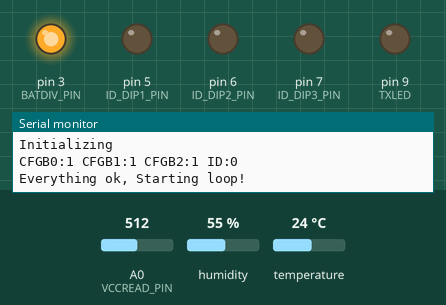
The sketch below on a simulated Arduino Uno, built with avr-gcc and run on an emulated ATmega328P. Shown: output pins drawn as LEDs (lit = HIGH), the last lines printed to the serial monitor. Inputs (shaded band) come from the test bench; at power-on: A0 (VCCREAD_PIN) = 512, humidity 55 %, temperature 24 °C. Sleep ends after the set time or at an interrupt; no radio packets arrive unless stated.

Above: at 4.7 s.
At 7.44 s:
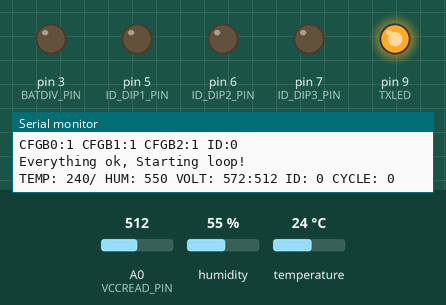
At 11.5 s:
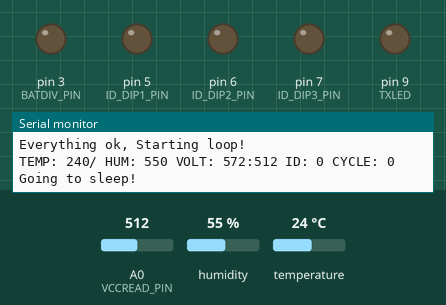
Timing chart, 0 to 19.8 s (numbered marks = the images above):
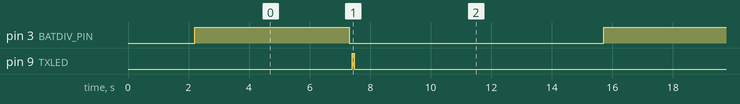

The sketch:

DHT22SensorWithVccRead.ino
```cpp
// TODO: power off DHT when in SLEEP -> does not help, 2s delay

#include <avr/wdt.h>
#include <avr/sleep.h>
#include <avr/power.h>

//#define HWUNO
#define HWMOTE
#define HWVCCREAD

#define DEBUGSENSOR
//#define DEBUGSENSORTIMING

//#define STATICID 3
#ifdef DEBUGSENSOR
  #define NUM_8S_SLEEP 1
#else
  #define NUM_8S_SLEEP 15
#endif

#ifdef HWUNO
  #define RNDDELAY 1000
  #define RANDOMSEED_PINUSED  A0
#endif

#ifdef HWVCCREAD
#define BATDIV_PIN 3
#define VCCREAD_PIN A0
#endif

#ifndef STATICID
  #define ID_DIP3_PIN 7
  #define ID_DIP2_PIN 6
  #define ID_DIP1_PIN 5
#endif

#ifdef HWUNO
  #include <RH_ASK.h>
  #define RADIO_SPEED 2400
  #define RADIO_RX_PIN 11
  #define RADIO_TX_PIN 12
  #define RADIO_PTT_PIN 10
  RH_ASK driver( RADIO_SPEED, RADIO_RX_PIN, RADIO_TX_PIN, RADIO_PTT_PIN); // speed RX,TX, ptt?
#endif

#ifdef HWMOTE
  #include <RH_RF69.h>
  RH_RF69 driver;
#endif

#include <DHT.h>
#define DHTTYPE DHT22
#define DHTPIN 4            // Data pin (do not add 5.1k-10k resistor between vcc & data, is defined as PULLUP input )
DHT dht(DHTPIN, DHTTYPE);

#ifdef HWUNO
  #define TXLED LED_BUILTIN
#endif
#ifdef HWMOTE
  #define TXLED 9 // is Moteino LED_BUILTIN
#endif

#define SERIAL_SPEED 9600

char data[255];
int Temp = 0;
int Humidity = 0 ;
int myID = 9999;
int Vcc = 0;
bool criticalSection = 1;
unsigned long Cycle = 0;


void configure_wdt(void)
{

  cli();                           // disable interrupts for changing the registers

  MCUSR = 0;                       // reset status register flags

                                   // Put timer in interrupt-only mode:
  WDTCSR |= 0b00011000;            // Set WDCE (5th from left) and WDE (4th from left) to enter config mode,
                                   // using bitwise OR assignment (leaves other bits unchanged).
  WDTCSR =  0b01000000 | 0b100001; // set WDIE: interrupt enabled
                                   // clr WDE: reset disabled
                                   // and set delay interval (right side of bar) to 8 seconds
  sei();                           // re-enable interrupts
}

ISR(WDT_vect)
{
   //wdt_disable();
   if( !criticalSection )
   {
      wdt_reset();
   }
   else
   {
      // must be rebooted
      // configure
      MCUSR = 0;                          // reset flags

                                            // Put timer in reset-only mode:
      WDTCSR |= 0b00011000;               // Enter config mode.
      WDTCSR =  0b00001000 | 0b000000;    // clr WDIE (interrupt enable...7th from left)
                                            // set WDE (reset enable...4th from left), and set delay interval
                                            // reset system in 16 ms...
                                            // unless wdt_disable() in loop() is reached first

      // reboot
      while(1);
   }
}

void checkRFINIT()
{
  digitalWrite( TXLED, LOW );
  if (!driver.init())
  {
    Serial.println("Driver init failed");
  }
#ifdef HWMOTE
  if ( !driver.setFrequency(433.0) )
  {
    Serial.println("Radio setFrequency failed");
  }
//  driver.setTxPower(-18);
#endif
  return;
}

void getConfig()
{
#ifdef STATICID
  myID = STATICID;
#else
  pinMode( ID_DIP3_PIN, INPUT_PULLUP );
  pinMode( ID_DIP2_PIN, INPUT_PULLUP );
  pinMode( ID_DIP1_PIN, INPUT_PULLUP );

  int idbit0 = digitalRead( ID_DIP3_PIN );
  int idbit1 = digitalRead( ID_DIP2_PIN );
  int idbit2 = digitalRead( ID_DIP1_PIN );

  myID = 0;
  bitWrite(myID,2,!idbit2);
  bitWrite(myID,1,!idbit1);
  bitWrite(myID,0,!idbit0);

  #ifdef DEBUGSENSOR
  Serial.print("CFGB0:");
  Serial.print(idbit2);
  Serial.print(" CFGB1:");
  Serial.print(idbit1);
  Serial.print(" CFGB2:");
  Serial.print(idbit0);
  Serial.print(" ID:");
  Serial.print(myID);
  Serial.println();
  delay(100);
  #endif

  pinMode( ID_DIP3_PIN, OUTPUT);
  digitalWrite( ID_DIP3_PIN, LOW );
  pinMode( ID_DIP2_PIN, OUTPUT);
  digitalWrite( ID_DIP2_PIN, LOW );
  pinMode( ID_DIP1_PIN, OUTPUT);
  digitalWrite( ID_DIP1_PIN, LOW );

#endif
}

void transmitInfo()
{
  digitalWrite( TXLED, HIGH );
  driver.send( (uint8_t *)data, strlen(data));
  driver.waitPacketSent();
  digitalWrite( TXLED, LOW );
  return;
}

void sleepNow(int num8s)         // here we put the arduino to sleep
{
#ifdef DEBUGSENSOR
    Serial.println("Going to sleep!");
    delay(100);
#endif

#ifdef HWMOTE
    driver.sleep();
#endif
    for( int i = 0 ; i < num8s ; i++ )
    {
        ADCSRA &= ~(1 << ADEN);
        power_adc_disable();
        set_sleep_mode(SLEEP_MODE_PWR_DOWN);   // sleep mode is set here
        cli();
        sleep_enable();
        sleep_bod_disable();
        sei();
        sleep_cpu();
        sleep_disable();
        sei();
    }

#ifdef DEBUGSENSOR
    delay(100);
    Serial.println("Woke up!");
    delay(100);
#endif
}

void setup() {
  // put your setup code here, to run once:
  configure_wdt();

  Serial.begin(SERIAL_SPEED);
  Serial.println("Initializing");
  pinMode( TXLED, OUTPUT );
#ifdef HWVCCREAD
  pinMode( BATDIV_PIN, OUTPUT );
  digitalWrite( BATDIV_PIN, LOW );
#endif

  checkRFINIT();
  getConfig();

#ifdef HWUNO
  randomSeed(analogRead(RANDOMSEED_PINUSED));
#endif

  dht.begin();
  delay(2000);  //DHT says that needs to wait 2 seconds
  wdt_reset();

  Serial.println("Everything ok, Starting loop!");
  delay(100);
  wdt_reset();
}

void loop() {

#ifdef DEBUGSENSORTIMING
  long a1 = millis();
#endif
  int Humidity = (int)(dht.readHumidity(true)*10);  // adafruit library returns float... useless in arduino
  int Temp = (int)(dht.readTemperature(false,true)*10);   // adafruit library returns float... useless in arduino
  // Read temperature as Fahrenheit (isFahrenheit = true)
  if (isnan(Humidity) || isnan(Temp)) {
    Temp = 0; Humidity = 0;
    Serial.println("Failed to read from DHT sensor!");
  }

#ifdef HWVCCREAD
  power_adc_enable();
  ADCSRA |= (1 << ADEN);
  analogReference(INTERNAL);
  digitalWrite(BATDIV_PIN, HIGH);
  delay(100);
#ifdef DEBUGSENSOR
  delay(5000); wdt_reset(); // just to have time to measure things
#endif
  int Vraw = analogRead(A0);
  digitalWrite(BATDIV_PIN, LOW);
  float vRef = 1.1;
  float divider = (10.0 + 47.0 + 47.0) / 10.0;
  float Volt = Vraw *( vRef / 1024.0 ) * divider ;
  Vcc = Volt * 100;
#endif

#ifdef DEBUGSENSOR
  Serial.print("TEMP: ");
  Serial.print(Temp);
  Serial.print("/");
  Serial.print(" HUM: ");
  Serial.print(Humidity);
  Serial.print(" VOLT: ");
  Serial.print(Vcc);
  Serial.print(":");
  Serial.print(Vraw);
  Serial.print(" ID: ");
  Serial.print(myID);
  Serial.print(" CYCLE: ");
  Serial.print(Cycle);
  Serial.println();
  delay(100);
#endif

  sprintf(data,"<ID0:%d/MS0:%ld/C00:%ld/V02:%d/T01:%d/H01:%d>\n", myID, millis(),++Cycle,Vcc,Temp,Humidity);
  transmitInfo();
#ifdef DEBUGSENSORTIMING
  long a2 = millis();
#endif
  criticalSection = 0;
  sleepNow(NUM_8S_SLEEP);
  criticalSection = 1;
#ifdef DEBUGSENSORTIMING
  long a3 = millis();
  Serial.print( "ms in sleep: " );
  Serial.println(a3 - a2);
  Serial.print( "ms in loop: " );
  Serial.println(a2 - a1);
//  delay(100);
#endif

#ifdef HWUNO
  delay( random(0,RNDDELAY) ); //random delay to prevent collisions
#endif
}
```

Measured:
- by itself, pin 3 (BATDIV_PIN): alternates HIGH for 5.1 s and LOW for 8.4 s
- by itself, pin 9 (TXLED): alternates HIGH for 0.06 s and LOW for 13.4 s
- by itself, everything shown: repeats every 13.5 s, in 4 steps
